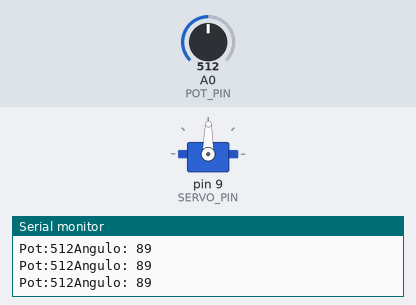
Recording of a sketch running on a simulated Arduino Uno, built with avr-gcc and run on an emulated ATmega328P. Parts: servo, the last lines printed to the serial monitor. The inputs (shaded band) are chosen by the test bench; at power-on: A0 (POT_PIN) = 512.

Above: at 1.2 s.
1.3 s: A0 (POT_PIN) set to 556
At 1.8 s:
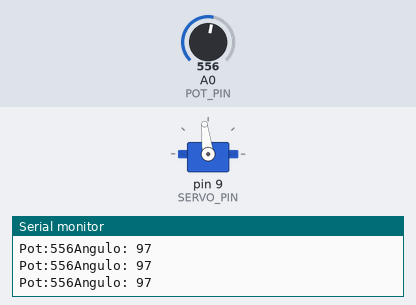
4.3 s: A0 (POT_PIN) set to 585
At 4.7 s:
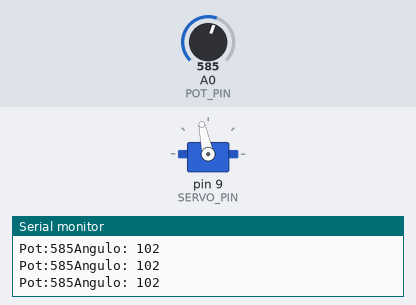
5.8 s: A0 (POT_PIN) set to 306
At 6.5 s:
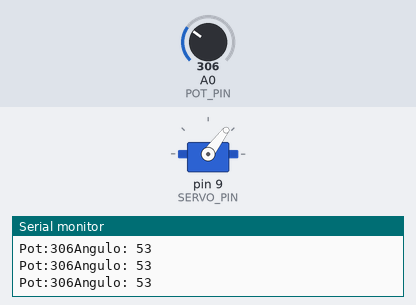
7.3 s: A0 (POT_PIN) set to 107
At 8.1 s:
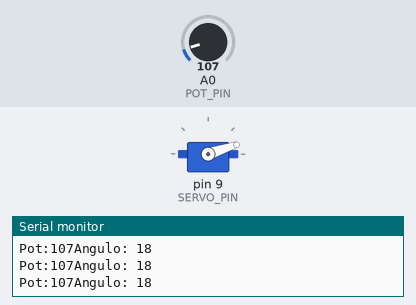
8.8 s: A0 (POT_PIN) set to 92
At 9.3 s:
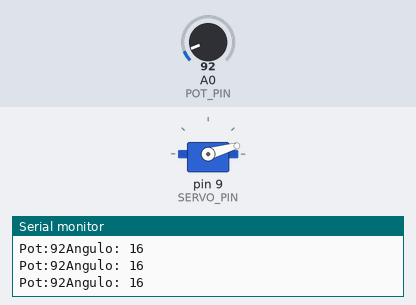
10.3 s: A0 (POT_PIN) set to 122
At 11.6 s:
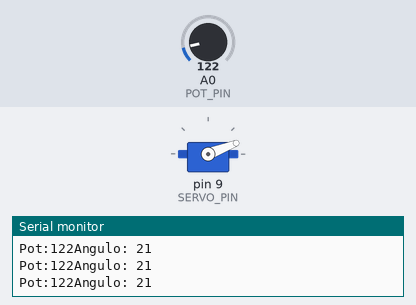
Timing chart, 0 to 12.8 s (numbered marks = the images above; inputs shaded):
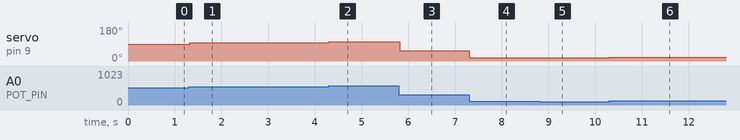

Measured:
- after the input at 1.3 s, servo on pin 9 (SERVO_PIN): 89° → 97° at once
- after the input at 4.3 s, servo on pin 9 (SERVO_PIN): 97° → 102° at once
- after the input at 5.8 s, servo on pin 9 (SERVO_PIN): 102° → 53° at once
- after the input at 7.3 s, servo on pin 9 (SERVO_PIN): 53° → 18° at once
- after the input at 8.8 s, servo on pin 9 (SERVO_PIN): 18° → 16° at once
- after the input at 10.3 s, servo on pin 9 (SERVO_PIN): 16° → 21° at once

The sketch:

Code.ino
```cpp
/*
    Programador..........: (c) Tiago Machado
    Data.................: 20/01/2025
    Observações..........: Motor Servo
*/

  //Includes
  #include <Servo.h>

  //Constantes
  const byte POT_PIN = A0, SERVO_PIN = 9;
  const int BAUD_RATE = 9600;

  //Objetos
  Servo myServo;

  //Variaveis
  int potenciometro, angulo;

  //Inicializações
  void setup() {
	  myServo.attach(SERVO_PIN);

	  pinMode(POT_PIN, INPUT);

  	Serial.begin(BAUD_RATE);
}

  //Programa Principal
  void loop() {
  	potenciometro = analogRead(POT_PIN);

  	angulo = map(potenciometro, 0, 1023, 0, 179);
	  myServo.write(angulo);

    Serial.println("Pot:" + String(potenciometro) + "Angulo: " + String(angulo));
}
```
